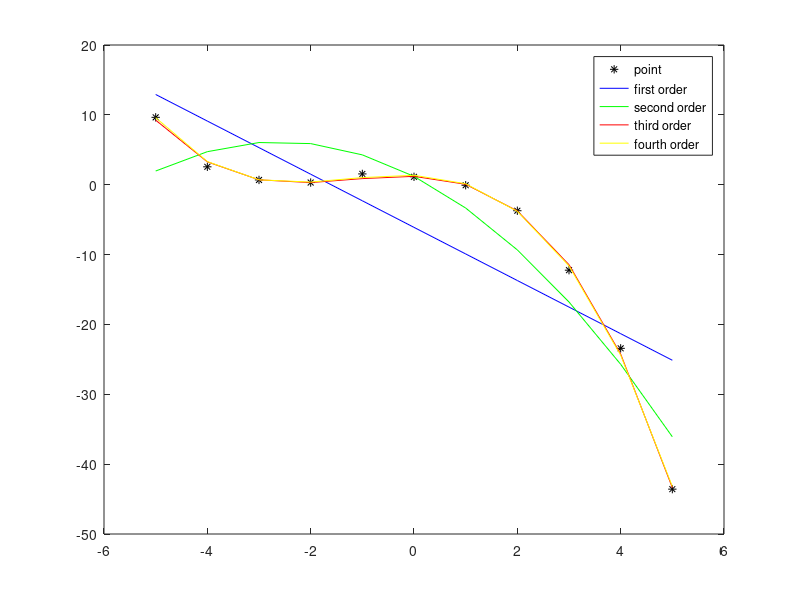

Write MATLAB code to recreate this figure. (Note: this script raises an error after producing the figure.)
clear;clc;
format long g;

% Main for Task 1

x = [-5 -4 -3 -2 -1 0 1 2 3 4 5];
y = [9.6459 2.5625 0.6829 0.3111 1.5471 1.1324 -0.0736 -3.7244 -12.2339 -23.4222 -43.5782];

plot(x,y,'k*')

fprintf("first order\n\n")
A = [1 -5 ; 1 -4;1 -3;1 -2;1 -1;1 0;1 1;1 2;1 3;1 4;1 5];
b = [9.6459; 2.5625; 0.6829; 0.3111; 1.5471; 1.1324; -0.0736; -3.7244; -12.2339; -23.4222; -43.5782];
At = transpose(A);
AtA = At*A;
Atb = At*b;
disp(AtA)
fprintf("condition number for 1st order Gram's")
c = cond(AtA);
disp(c);
disp(Atb)

fprintf("second order\n\n")
A = [1 -5 (-5)^2 ; 1 -4 (-4)^2;1 -3 (-3)^2;1 -2 (-2)^2;1 -1 (-1)^2;1 0 0;1 1 (1)^2;1 2 (2)^2;1 3 (3)^2;1 4 (4)^2;1 5 (5)^2];
b = [9.6459; 2.5625; 0.6829; 0.3111; 1.5471; 1.1324; -0.0736; -3.7244; -12.2339; -23.4222; -43.5782];
At = transpose(A);
AtA = At*A;
Atb = At*b;
disp(AtA)
fprintf("condition number for 2nd order Gram's")
c = cond(AtA);
disp(c);
disp(Atb)

fprintf("third order\n\n")
A = [1 -5 (-5)^2 (-5)^3 ; 1 -4 (-4)^2 (-4)^3;1 -3 (-3)^2 (-3)^3;1 -2 (-2)^2 (-2)^3;1 -1 (-1)^2 (-1)^3;1 0 0 0;1 1 (1)^2 (1)^3;1 2 (2)^2 (2)^3;1 3 (3)^2 (3)^3;1 4 (4)^2 (4)^3;1 5 (5)^2 (5)^3];
b = [9.6459; 2.5625; 0.6829; 0.3111; 1.5471; 1.1324; -0.0736; -3.7244; -12.2339; -23.4222; -43.5782];
At = transpose(A);
AtA = At*A;
Atb = At*b;
disp(AtA)
fprintf("condition number for 3rd order Gram's")
c = cond(AtA);
disp(c);
disp(Atb)

fprintf("fourth order\n\n")
A = [1 -5 (-5)^2 (-5)^3 (-5)^4 ; 1 -4 (-4)^2 (-4)^3 (-4)^3 ;1 -3 (-3)^2 (-3)^3 (-3)^4;1 -2 (-2)^2 (-2)^3 (-2)^4;1 -1 (-1)^2 (-1)^3 (-1)^4;1 0 0 0 0 ;1 1 (1)^2 (1)^3 (1)^4;1 2 (2)^2 (2)^3 (2)^4;1 3 (3)^2 (3)^3 (3)^4;1 4 (4)^2 (4)^3 (4)^4;1 5 (5)^2 (5)^3 (5)^4];
b = [9.6459; 2.5625; 0.6829; 0.3111; 1.5471; 1.1324; -0.0736; -3.7244; -12.2339; -23.4222; -43.5782];
At = transpose(A);
AtA = At*A;
Atb = At*b;
disp(AtA)
fprintf("condition number for 4th order Gram's")
c = cond(AtA);
disp(c);
disp(Atb)

fprintf("first order solution with QR method\n\n")
A = [11 0;0 110];
b = [-67.1504;-418.5014];
[Q,R] = qr(A);
d1 = R\Q.'*b;
disp(d1)

fprintf("second order solution with QR method\n\n")

A = [11 0 110 ; 0 110 0; 110 0 1958];
b = [-67.1504;-418.5014;-1298.2014];
[Q,R] = qr(A);
d2 = R\Q.'*b;
disp(d2)


fprintf("third order solution with QR method\n\n")

A = [11 0 110 0; 0 110 0 1958;110 0 1958 0;0 1958 0 41030];
b = [-67.1504;-418.5014;-1298.2014;-8698.6916];
[Q,R] = qr(A);
d3 = R\Q.'*b;
disp(d3)

fprintf("fourth order solution with QR method\n\n")
A = [11 0 110 0 1638;0 110 0 1958 1280;110 0 1958 0 35910; 0 1958 0 41030 20480;1638 1280 35910 20480 864518];
b = [-67.1504;-418.5014;-1298.2014;-8698.6916;-28356.541];
[Q,R] = qr(A);
d4 = R\Q.'*b;
disp(d4)

hold on;
x = -5:5;
y = d1(2)*x+d1(1);
plot(x,y,'b')

hold on;
x = -5:5;
y = d2(3)*x.^2+d2(2)*x+d2(1);
plot(x,y,'g')

hold on;
x = -5:5;
y = d3(4)*x.^3+d3(3)*x.^2+d3(2)*x+d3(1);
plot(x,y,'r')

hold on;
x = -5:5;
y = d4(5)*x.^4+d4(4)*x.^3+d4(3)*x.^2+d4(2)*x+d4(1);
plot(x,y,'y')
legend('point','first order','second order','third order','fourth order')

e1 = EucledianNorm(d1);
e2 = EucledianNorm(d2);
e3 = EucledianNorm(d3);
e4 = EucledianNorm(d4);

fprintf("Error of 1st order:")
disp(e1)
fprintf("Error of 2nd order:")
disp(e2)
fprintf("Error of 3rd order:")
disp(e3)
fprintf("Error of 4th order:")
disp(e4)
